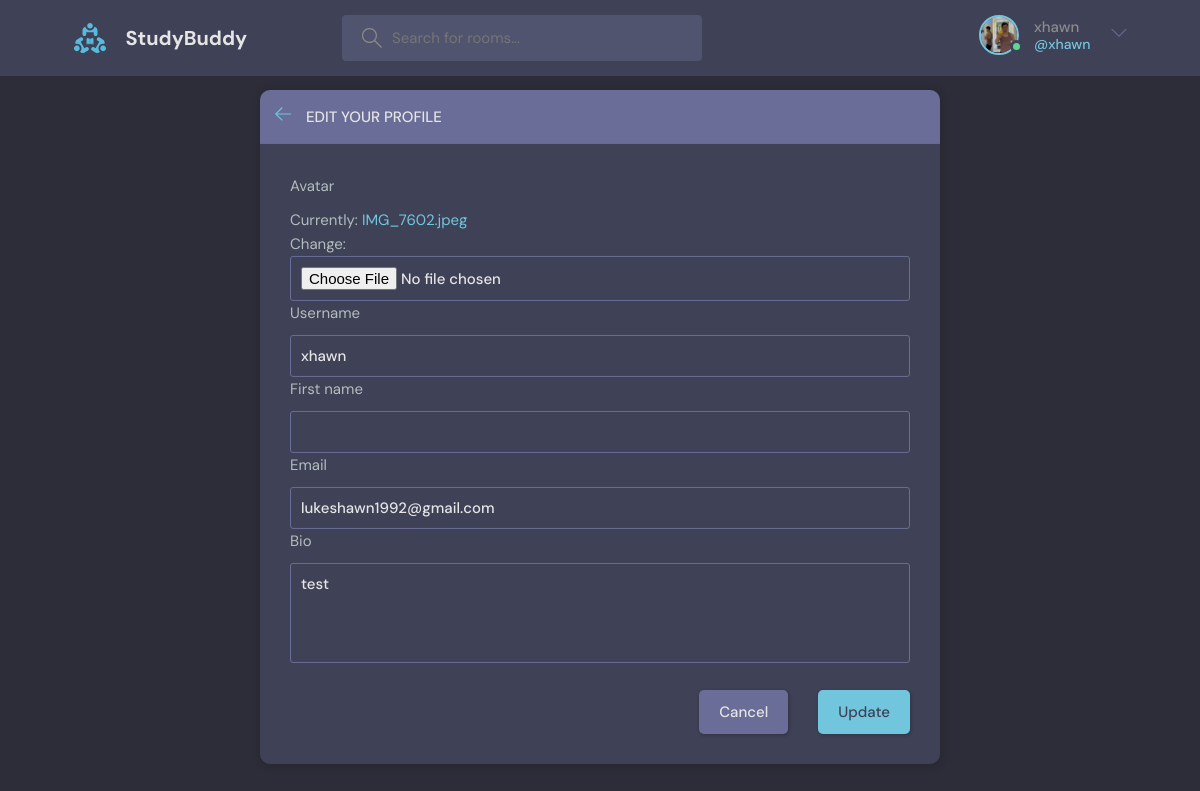
/setting (signed in), run on the app's committed database.
### base/models.py (models this page shows)
class User (AbstractUser):
  name = models.CharField(max_length=20,null=True)
  email = models.EmailField(unique=True,null=True)
  bio = models.TextField(null=True)
  avatar = models.ImageField(null=True,default='avatar.svg')
  USERNAME_FIELDS = ['username', 'email']
  REQUIRED_FIELDS = []

### base/views.py (the view)
# urls.py: path('setting',views.setting,name='setting'),
def setting(request):
  user = request.user
  form = UserForm(instance=user)
  if request.method == 'POST':
    form = UserForm(request.POST,request.FILES,instance=user)
    if form.is_valid():
      form.save()
      return redirect('user',pk=user.id)
  context={'form':form}
  return render(request,'base/edit-profile.html',context)

### base/forms.py
class UserForm(ModelForm):
  class Meta:
    model = User
    fields = ['avatar','username','first_name','email','bio']

### base/templates/base/edit-profile.html (shortened to what this page needs)
{% extends 'main.html'%}
{% block content %}
    <main class="update-account layout">
        <div class="container">
            <div class="layout__box">
                <div class="layout__boxHeader">
                    <div class="layout__boxTitle">
                        <a href="{{request.META.HTTP_REFERER}}">
                            <svg version="1.1" xmlns="http://www.w3.org/2000/svg" width="32" height="32"
                                viewBox="0 0 32 32">
                                <title>arrow-left</title>
                                <path
                                    d="M13.723 2.286l-13.723 13.714 13.719 13.714 1.616-1.611-10.96-10.96h27.625v-2.286h-27.625l10.965-10.965-1.616-1.607z">
                                </path>
                            </svg>
                        </a>
                        <h3>Edit your profile</h3>
                    </div>
                </div>
                <div class="layout__body">
                    <form class="form" action="" method="POST" enctype="multipart/form-data">
                      <div class="form__group">
                        {% for field in form %}
                          <label for="{{field.label}}">{{field.label}}</label>
                          {{field}}
                        {% endfor %}
                      </div>
                        <div class="form__action">
                            <a class="btn btn--dark" href="{{request.META.HTTP_REFERER}}">Cancel</a>
                            <button class="btn btn--main" type="submit">Update</button>
                        </div>
                    </form>
                </div>
            </div>
        </div>
    </main>
{% endblock content %}

### templates/nav.html (shortened to what this page needs)
{% load static %}
<header class="header header--loggedIn">
  <div class="container">
    <a href="{% url 'home' %}" class="header__logo">
      <img src="{% static 'images/logo.svg' %}" />
      <h1>StudyBuddy</h1>
    </a>
    <form class="header__search" action="{% url 'home' %}" method="GET">
      <label>
        <input placeholder="Search for rooms..." name="q"/>
      </label>
    </form>
    <nav class="header__menu">
      <div class="header__user">
        {% if request.user.is_authenticated %}
        <a href="{% url 'user' request.user.id %}">
          <div class="avatar avatar--medium active">
            <img src="{{request.user.avatar.url}}" />
          </div>
          <p>{{request.user.username}} <span>@{{request.user.username}}</span></p>
        </a>
        <button class="dropdown-button">
          <svg version="1.1" xmlns="http://www.w3.org/2000/svg" width="32" height="32" viewBox="0 0 32 32">
            <title>chevron-down</title>
            <path d="M16 21l-13-13h-3l16 16 16-16h-3l-13 13z"></path>
          </svg>
        </button>
        {% else %}
        <a href="{% url 'login' %}">
          <img src="{%static 'images/avatar.svg' %}" />
          <p>Login</p>
        </a>
        {% endif %}
      </div>
    </nav>
  </div>
</header>

### data on the page
User: user.avatar (picture), user.username "xhawn", form "xhawn" "lukeshawn1992@gmail.com" "test"

### other printed values
{{ field.label }} "Avatar" "Username" "First name" "Email" "Bio"
